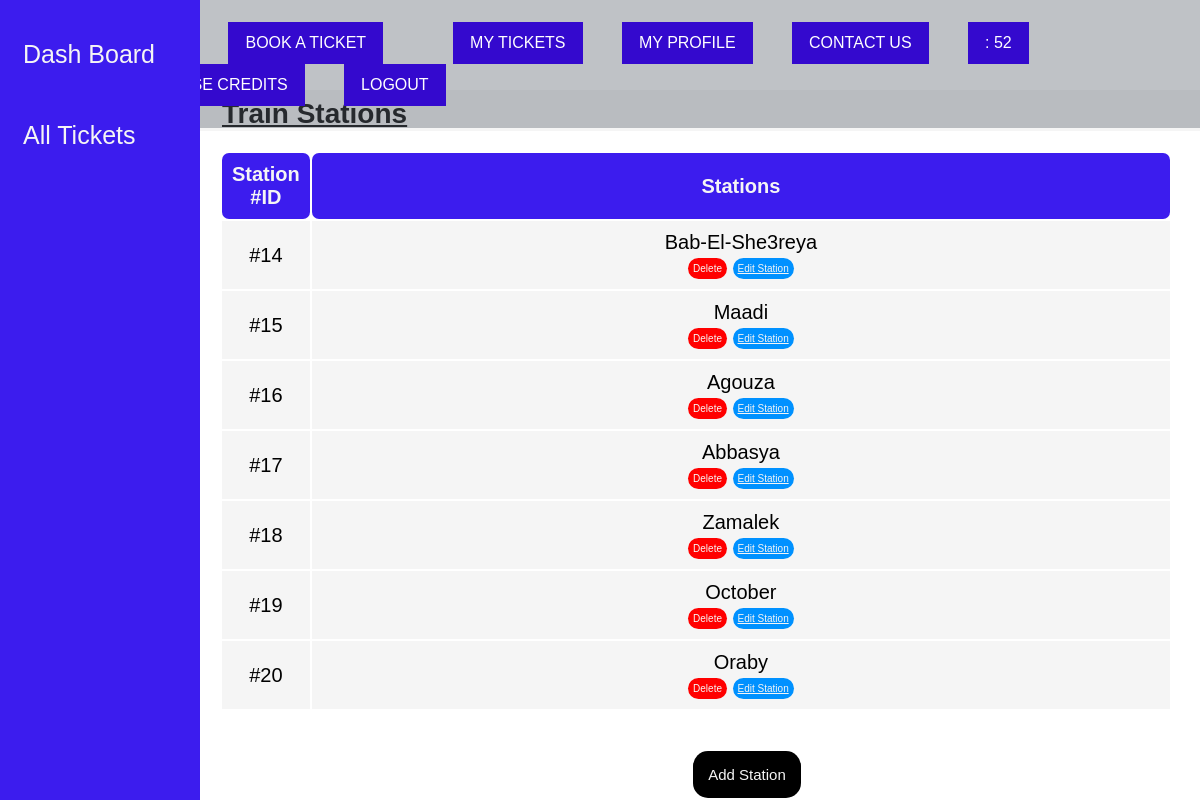
Page /train-stations.php (signed in) on the committed database.
### tables this page shows
CREATE TABLE `users` (
  `id` int(10) NOT NULL,
  `user_name` varchar(200) NOT NULL,
  `user_email` varchar(200) NOT NULL,
  `user_password` varchar(200) NOT NULL,
  `user_phone` int(12) NOT NULL,
  `user_type` varchar(10) NOT NULL,
  `profile_picture` varchar(255) NOT NULL DEFAULT 'default-pp.jpg',
  `hasTicket` int(1) NOT NULL,
  `user_balance` int(255) NOT NULL
);

CREATE TABLE `stations` (
  `stations` varchar(200) NOT NULL,
  `station_id` int(255) NOT NULL
);

### train-stations.php (the view, shortened to what this page needs)
<!DOCTYPE html>
<html lang="en">
<?php session_start();
  require_once './database/dbConnection.php';
    ?>
<head>
    <link rel="stylesheet" href="CSS/admin-panel.css">
</head>
<?php
    include 'navbar.php';?>
<body>
    <div class="sidenav">
        <a href="admin-panel.php">Dash Board</a>
        <a href="all-tickets.php">All Tickets</a>
    </div>
    <div class="body2">
        <div class="title">
            <p> <b>Train Stations</b></p>
        </div>
        <div class="users-table">
            <table>
                <thead>
                    <tr>
                        <th  class="special-head">Station #ID</th>
                        <th >Stations</th>
                    </tr>
                </thead>
                <?php
                         $sql = 'SELECT * FROM stations ';
                         $result= mysqli_query($conn,$sql);
                         while ($row= mysqli_fetch_assoc($result)){
                         ?>
                                         <tbody>
                                                <tr class="grey-tr">
                                                 <td>#<?php echo  $row['station_id'];?>
                                                 <td><?php echo $row['stations']; ?>
                                                <form action = 'deleteStation.php?action=remove&id=<?php echo $row['station_id'];?>' method = 'POST'>
                                                    <input id="delete-station-button" type = 'submit' name = 'delete' value = 'Delete' >
                                                    <div class="button-to-edit-station">
                                                        <a id="edit-station-button" href = 'edit-station.php?action=edit&id=<?php echo $row['station_id'];?>'>Edit Station</a>
                                                    </div>
                                                   </td>
                                             </tr>
                                         </tbody>
                                         <?php
                         }
                         ?>
                                     </table>
                                 </div>
        <div class="centering">
        <div class="button-to-add-station">
            <button id="add-station-button" onclick="openForm()">Add Station</button>
        </div>
    </div>
    </div>
</body>
</html>

### navbar.php (shortened to what this page needs)
<?php
require_once './database/dbConnection.php';
?>
<html>
<head>
  <link rel="stylesheet" href="css/navbar.css" />
  <link rel="stylesheet" href="css/index.css" />
</head>
  <nav>
    <ul id="menu">
      <?php
      if (isset($_SESSION['user_id'])):
        $id=$_SESSION['user_id'];
        $sql="SELECT user_balance FROM users where id ='$id'";
        $result=mysqli_query($conn,$sql);
        $row=mysqli_fetch_array($result)
    ?>
      <li> <a href="index.php">Home</li></a>
      <li><a href="book-a-ticket.php">Book A Ticket</a><li>
        <li> <a href="train-ticket.php">My Tickets</li></a>
        <li> <a href="profile.php">My Profile</li></a>
        <li><a href="cu.php">Contact us</a></li>
        <li><a href="index.php"> <i class="fa fa-money"></i> : <?php echo $row[0] ?></li></a>
        <li> <a href="purchasecredits.php">Purchase Credits</li></a>
      <li> <a href="logout.php">Logout</li></a>
      <?php endif;?>
    </ul>
  </nav>
</html>

### css/admin-panel.css (style rules this page uses)
body { font-family: 'Poppins', sans-serif; }
.sidenav { height: 100%; width: 200px; position: fixed; z-index: 1; top: 0; left: 0px; background-color: rgb(60, 28, 238); overflow-x: hidden; padding-top: 34px; }
.sidenav a { padding: 6px 6px 6px 23px; text-decoration: none; margin-bottom: 40px; font-size: 25px; color: whitesmoke; display: block; }
.body2 { margin-left: 192px; }
.title { margin-top: 90px; font-size: 28px; text-decoration: underline; text-underline-offset: 2px; background-color: whitesmoke; padding: 8px 30px 1px; }
.users-table { text-align: center; margin: 20px 28px; font-size: 20px; }
table { width: 100%; }
th { color: whitesmoke; background-color: rgb(60, 28, 238); border: 0px #111 solid; border-radius: 7px; }
th, td { padding: 10px; }
.grey-tr { background-color: rgb(245, 245, 245); border: 4px rgb(60, 28, 238) solid; }
.button-to-add-station, .button-to-delete-station, .button-to-edit-station { text-align: center; display: inline-block; }
#add-station-button { margin-top: 20px; margin-left: 102px; border-radius: 15px; color: whitesmoke; background-color: black; border: 0px black solid; border-color: unset; font-size: 15px; padding: 15px; cursor: pointer; }
#edit-station-button { border-radius: 15px; color: whitesmoke; background-color: rgb(0, 145, 255); border: 0px black solid; border-color: unset; font-size: 10px; padding: 5px; }
#delete-station-button { border-radius: 15px; color: whitesmoke; background-color: red; border: 0px black solid; border-color: unset; font-size: 10px; padding: 5px; cursor: pointer; }
.centering { text-align: center; }
.special-head { width: 30px; }

### css/navbar.css (style rules this page uses)
nav { display: flex; justify-content: space-between; align-items: center; padding: 22px 6%; position: absolute; top: 0; left: 0; width: 100%; z-index: 1; background-color: rgba(95, 103, 113, 0.4); }
nav ul li:last-child { padding: 0; }
nav ul li a { display: block; }
nav ul li { display: inline-block; margin-left: 35px; color: white; text-transform: uppercase; font-weight: 500; transition: 0.3s; cursor: pointer; }
nav ul li a { color: white; text-decoration: none; background-color: var(--main-text-color); padding: 12px 17px; transition: 0.3s; }

### css/index.css (style rules this page uses)
:root { --main-text-color: #3409ce; }
* { font-family: "Poppins", sans-serif; margin: 0; padding: 0; box-sizing: border-box; list-style: none; }

### rows in the picture
users: user_balance "52"
stations: station_id "14", stations "Bab-El-She3reya"
stations: station_id "15", stations "Maadi"
stations: station_id "16", stations "Agouza"
stations: station_id "17", stations "Abbasya"
stations: station_id "18", stations "Zamalek"
stations: station_id "19", stations "October"
stations: station_id "20", stations "Oraby"
